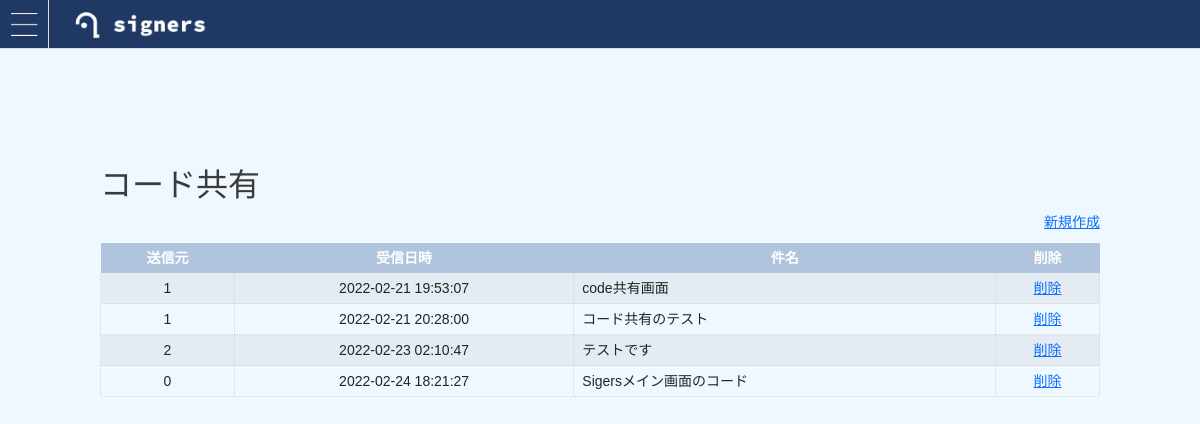
Screenshot of /code_index.php (signed in) with the database file from the repository.
### tables this page shows
CREATE TABLE `code` (
  `id` int(10) NOT NULL,
  `title` varchar(255) NOT NULL,
  `code` text NOT NULL,
  `user_id` varchar(255) NOT NULL,
  `destination_user_name` varchar(60) NOT NULL,
  `code_name` varchar(255) NOT NULL,
  `created_at` datetime NOT NULL,
  `destination_user_photo` varchar(255) NOT NULL
);

### code_index.php (the view, shortened to what this page needs)
<?php
$name = $_SESSION['name'];
$pdo = db_conn();
$stmt = $pdo->prepare('SELECT * FROM code WHERE destination_user_name=:name');
$stmt->bindValue(':name', $name, PDO::PARAM_STR);
$status = $stmt->execute();
?>
<!DOCTYPE html>
<html lang="ja">
<head>
  <link href="https://cdn.jsdelivr.net/npm/bootstrap@5.0.0-beta1/dist/css/bootstrap.min.css" rel="stylesheet">
  <link rel="stylesheet"  href="css/styles.css"/>
</head>
<body>
  <div id="main"  style='background-color:aliceblue'>
    <header id="header">
      <span class="button menu-button-left">
      </span>
      <div><a href="select.php"><img src="img/signers_logo_baner.png" alt="ロゴ" style="padding-left: 60px; padding-top: 5px "></a></div>
    </header>
    <div class='col-10 mx-auto' style='margin-top:10%';>
    <div><p style='font-size:xx-large'>コード共有</p><br></div>
    <div><p style='text-align:right'><a href="code_form.php">新規作成</a></p><br></div>
    <table class="table table-striped">
        <thead>
          <tr>
            <th scope="col" style='text-align:center;  background-color:lightsteelblue'>送信元</th>
            <th scope="col" style='text-align:center;  background-color:lightsteelblue'>受信日時</th>
            <th scope="col" style='text-align:center;  background-color:lightsteelblue'>件名</th>
            <th scope="col" style='text-align:center;  background-color:lightsteelblue'>削除</th>
          </tr>
        </thead>
        <tbody>
          <?php while ($row = $stmt->fetch(PDO::FETCH_ASSOC)) : ?>
            <tr data-href="code_detail.php?id=<?php echo $row['id'];?>">
              <td  style='text-align:center;'><?php echo $row["user_id"]; ?></td>
              <td style='text-align:center;'><?php echo $row["created_at"]; ?></td>
              <td><?php echo $row["title"]; ?></td>
              <td style='text-align:center;'><a href="code_delete.php?id=<?php echo $row['id'];?>">削除</a></td>
            </tr>
          <?php endwhile; ?>
        </tbody>
      </table>
  </div>
</div>
</body>
</html>

### css/styles.css (style rules this page uses)
html, body, div, span, object, iframe, h1, h2, h3, h4, h5, h6, p, blockquote, pre, abbr, address, cite, code, del, dfn, em, img, ins, kbd, q, samp, small, strong, sub, sup, var, b, i, dl, dt, dd, ol, ul, li, fieldset, form, label, legend, table, caption, tbody, tfoot, thead, tr, th, td, article, aside, canvas, details, figcaption, figure, footer, header, hgroup, menu, nav, section, summary, time, mark, audio, video { margin: 0; padding: 0; border: 0; outline: 0; font-size: 100%; vertical-align: baseline; background: transparent; }
body { line-height: 1; font-size: 14px; font-family: HiraKakuProN-W3,"ヒラギノ角ゴ ProN W3",Helvetica,sans-serif; color: #3a3a3a; width: 100%; min-width: 320px; -webkit-text-size-adjust: none; background: #fff; }
#header { background:rgb(32,56,100); border-bottom: 1px solid #ddd; height: 49px; position: relative; width: 100%; }
.button { width: 49px; height: 49px; position: absolute; display: block; background-repeat: no-repeat; background-image: url('../img/menu_button_back.png'); background-position: center; }
.menu-button-left { left: 0px; border-right: 1px solid #ddd; }
#main { background: #FFFFFF; }
#main { z-index: 1; }
td, th { padding: 5px 10px; }
thead th { background: #110303; color: #fff; }
tbody tr { border-bottom: 1px dotted #D8D5D5; }
tbody td { border: 1px dotted #D8D5D5; border-width: 0px 1px; -webkit-transition: background-color .1s linear; -moz-transition: background-color .1s linear; transition: background-color .1s linear; }
tbody tr:first-child { border-top: none; }

### rows the page displays
code: user "1", created_at "2022-02-21 19:53:07", title "code共有画面"
code: user "1", created_at "2022-02-21 20:28:00", title "コード共有のテスト"
code: user "2", created_at "2022-02-23 02:10:47", title "テストです"
code: user "0", created_at "2022-02-24 18:21:27", title "Sigersメイン画面のコード"
